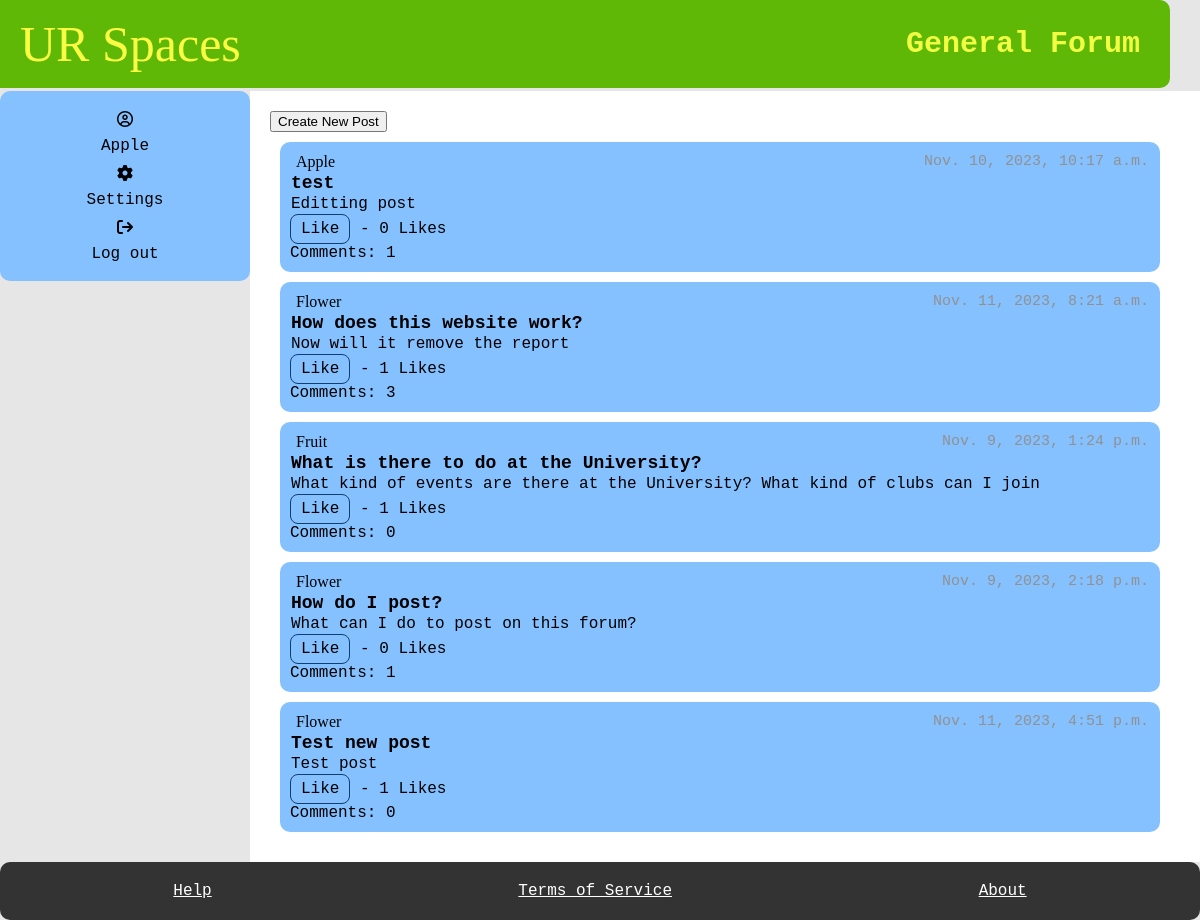
Page /subforum/general-forum/ (signed in) on the committed database.
### myapp/models.py (models this page shows, shortened)
class SubForum(models.Model):
    sub_name = models.CharField(max_length=100)
    slug = models.SlugField(max_length=400, unique=True, blank=True)

class Posts(models.Model):
    User_ID = models.ForeignKey(Student, on_delete=models.CASCADE)
    SubForum_ID = models.ForeignKey(SubForum, default= 1, on_delete=models.CASCADE)
    post_name = models.TextField(max_length=400)
    contents = models.TextField()
    count_likes = models.IntegerField(default=0, blank=True, )
    locked = models.BooleanField(default=False)
    pin = models.BooleanField(default=False)
    reported = models.BooleanField(default=False)
    post_date = models.DateTimeField(auto_now_add=True)
    slug = models.SlugField(max_length=400, unique=True, blank=True)
    likes = models.ManyToManyField(User, related_name="post_like")
    def total_likes(self):
        return self.likes.count()
    def get_url(self):
        return reverse("posts", kwargs={
            "slug":self.slug
        })
    @property
    def num_comments(self):
        return Comment.objects.filter(Post_ID = self, User_ID__banned =False).count()

class Student(models.Model):
    User_ID = models.ForeignKey(User, on_delete=models.CASCADE)
    bio = models.TextField(default="Please add bio in settings", blank=True)
    banned = models.BooleanField(default=False)
    avatar =ResizedImageField(size=[50, 80], quality=100, upload_to="authors", default=None, null=True, blank=True)
    reported = models.BooleanField(default=False)
    slug = models.SlugField(max_length=400, unique=True, blank=True)
    def get_url(self):
        return reverse("user", kwargs={
            "slug":self.slug
        })

### myapp/views.py (the view, shortened to what this page needs)
# urls.py: path("subforum/<slug>/", subforum, name="subforum"),
@login_required
def subforum(request, slug, pk=None):
    forum = get_object_or_404(SubForum, slug=slug)
    post = Posts.objects.filter(SubForum_ID = forum, User_ID__banned =False)
    pinnedPosts = Posts.objects.filter(SubForum_ID = forum, User_ID__banned =False, pin =True)
    unpinnedPosts = Posts.objects.filter(SubForum_ID = forum, User_ID__banned =False, pin =False)
    user = request.user
    currentUser = User.objects.get(username = user)
    error = False
    if post.exists():
        if pk:
            updatePost = post.get(pk = pk)
            if "pinPost" in request.POST:
                pinPost = Posts.objects.get(pk = pk)
                pinPost.User_ID = updatePost.User_ID
                pinPost.SubForum_ID = forum
                pinPost.post_name =updatePost.post_name
                pinPost.contents =updatePost.contents
                pinPost.post_date =updatePost.post_date
                pinPost.count_likes = updatePost.count_likes
                pinPost.reported = updatePost.reported
                pinPost.pin = True
                pinPost.locked = updatePost.locked
                pinPost.slug = updatePost.slug
                pinPost.save()
                pinnedPosts = Posts.objects.filter(SubForum_ID = forum, User_ID__banned =False, pin =True)
                unpinnedPosts = Posts.objects.filter(SubForum_ID = forum, User_ID__banned =False, pin =False)
            if "unpinPost" in request.POST:
                pinPost = Posts.objects.get(pk = pk)
                pinPost.User_ID = updatePost.User_ID
                pinPost.SubForum_ID = forum
                pinPost.post_name =updatePost.post_name
                pinPost.contents =updatePost.contents
                pinPost.post_date =updatePost.post_date
                pinPost.count_likes = updatePost.count_likes
                pinPost.reported = updatePost.reported
                pinPost.pin = False
                pinPost.locked = updatePost.locked
                pinPost.slug = updatePost.slug
                pinPost.save()
                pinnedPosts = Posts.objects.filter(SubForum_ID = forum, User_ID__banned =False, pin =True)
                unpinnedPosts = Posts.objects.filter(SubForum_ID = forum, User_ID__banned =False, pin =False)
    try:
        moderator = Moderator.objects.get(User_ID = currentUser)
    except:
        moderator = None
    if moderator is None:
        student = Student.objects.get(User_ID = currentUser)
    context = {
        "forum": forum,
        "post" : post,
        "error": error,
        "moderator": moderator,
        "pinnedPosts": pinnedPosts,
        "unpinnedPosts": unpinnedPosts,
    }
    return render(request, "subforum.html", context)

### myapp/templates/subforum.html (shortened to what this page needs)
{% extends 'base.html' %}
    {% block title %}
    <h1>{{forum.sub_name}}</h1>
    {% endblock %}
    {% block content %}
    <main>
      {%if moderator is None%}
      <button onclick="reveal()", type="submit", name="createPost", value="createPost">Create New Post</button>
      {%endif%}
      {% for field in pinnedPosts %}
        <section class="box" >
        <div class="post-item">
          {%if  field.User_ID.User_ID.username  == request.user.username%}
                <a href="{% url 'profile' %}" class="name"> {{field.User_ID.User_ID.username}}  </a>
          {%else%}
                <a href="{{field.User_ID.get_url}}" class="name"> {{field.User_ID.User_ID.username}}  </a>
          {% endif %}
            <span class="date"> {{field.post_date}} </span>
        </div>
        <div class="post-item">
          <a href="{{field.get_url}}" class="item2"> {{field.post_name}}  </a>
          </div>
        <div class="post-item">
          <span> {{field.contents}}</span>
        </div>
        <div>
          <form action="{% url 'post_like' field.id %}" method="POST">
            <button type="submit" name="post_id" value="{{field.id}}" class="btn btn-info">Like</button> - {{ field.total_likes }} Likes
          </form>
          <a href="{{field.get_url}}"> Comments: {{field.num_comments}} </a>
      </section>
      {% endfor %}
      {% for field in unpinnedPosts%}
        <section class="box" >
        <div class="post-item">
          {%if  field.User_ID.User_ID.username  == request.user.username%}
                <a href="{% url 'profile' %}" class="name"> {{field.User_ID.User_ID.username}}  </a>
          {%else%}
                <a href="{{field.User_ID.get_url}}" class="name"> {{field.User_ID.User_ID.username}}  </a>
          {% endif %}
            <span class="date"> {{field.post_date}} </span>
        </div>
        <div class="post-item">
          <a href="{{field.get_url}}" class="item2"> {{field.post_name}}  </a>
          </div>
        <div class="post-item">
          <span> {{field.contents}}</span>
        </div>
        <div>
          <form action="{% url 'post_like' field.id %}" method="POST">
            <button type="submit" name="post_id" value="{{field.id}}" class="btn btn-info">Like</button> - {{ field.total_likes }} Likes
          </form>
          <a href="{{field.get_url}}"> Comments: {{field.num_comments}} </a>
      </section>
      {% endfor %}
    </main>
    {% endblock %}

### myapp/templates/base.html (shortened to what this page needs)
{%load static%}
<!DOCTYPE html>
<html lang="en">
    <head>
        <link rel="stylesheet" href="{%static 'style.css' %}"/>
    </head>
  <body>
    <div id="container">
        <header>
          <a href="{% url 'index' %}" class="title">UR Spaces</a>
          {% block title %}
          {% endblock %}
        </header>
        <aside id="aside">
          <div class="user-panel">
            <i class="fa-regular fa-circle-user"></i><a href="{% url 'profile' %}"> {{request.user.username}} </a>
            {% if request.user.is_staff%}
            <i class="fa-solid fa-file-lines"></i><a href="{% url 'report' %}"> Reports </a>
            {%else%}
            <i class="fa-solid fa-gear"></i><a href="{% url 'setting' %}"> Settings </a>
            {% endif %}
            <i class="fa-solid fa-arrow-right-from-bracket"></i><a href="{% url 'logout' %}">Log out </a>
          </div>
        </aside>
    {% block content %}
    {% endblock %}
    <footer>
        <a href="{% url 'help' %}" id="footer_link">Help</a>
        <a href="{% url 'service' %}" id="footer_link">Terms of Service</a>
        <a href="{% url 'about' %}" id="footer_link">About</a>
      </footer>
    </div>
  </body>
</html>

### myapp/static/style.css (style rules this page uses)
body { font-family: monospace; font-size: 16px; background-color: #e6e6e6; margin: 0; padding: 0; }
#container { display: grid; grid-template-areas: "header header" ". ." "aside main" "footer footer"; grid-template-rows: auto 3px 1fr auto; grid-template-columns: 250px 1fr; min-height: 100vh; }
header { grid-area: header; display: flex; justify-content: space-between; align-items: center; padding: 15px 30px; background-color: #5eb805; border-radius: 10px; position: relative; left: -30px; }
header .title { font-size: 50px; color: #f2ff42; text-decoration: none; font-family: 'Brush Script MT', Brush Script Std, cursive; position: relative; left: 20px; }
header h1 { font-size: 30px; margin: 0; color: #f2ff42 }
#aside { grid-area: aside; padding: 20px 20px; background-color: #85c0ff; height: 150px; display: flex; flex-direction: column; align-items: center; gap: 10px; border-radius: 10px; }
.user-panel { width: 100%; display: flex; flex-direction: column; align-items: center; gap: 10px; }
main { grid-area: main; background-color: white; padding: 20px; padding-right: 30px; }
.btn { background-color: transparent; color: black; border: 1px solid #0f3e70; border-radius: 8px; font-family: monospace; font-size: 16px; transition-duration: 0.4s; padding: 5px 10px; }
.post-item { display: flex; justify-content: space-between; border-radius: 10px; padding: 1px; }
.name { font-family: cursive; margin-left: 5px; }
.date { font-size: 15px; color: rgb(146, 145, 145); }
.item2 { font-weight: bold; font-size: 18px; }
.box { display: flex; flex-direction: column; border-radius: 10px; padding: 10px; margin: 10px; background-color: #85c0ff; }
footer { grid-area: footer; background-color: #333; padding: 20px; display: flex; justify-content: space-around; border-radius: 10px; }
#footer_link { color: white; text-decoration: underline;; font-size: 16px; }
a:link { color: #000000; text-decoration: none; }
a.title:link { text-decoration: none; color: #fafd44; }

### rows in the picture
SubForum: sub_name "General Forum"
Posts: User_ID.User_ID.username "Apple", post_date "Nov. 10, 2023, 10:17 a.m.", post_name "test", contents "Editting post", total_likes "0", num_comments "1"
Posts: User_ID.User_ID.username "Flower", post_date "Nov. 11, 2023, 8:21 a.m.", post_name "How does this website work?", contents "Now will it remove the report", total_likes "1", num_comments "3"
Posts: User_ID.User_ID.username "Fruit", post_date "Nov. 9, 2023, 1:24 p.m.", post_name "What is there to do at the University?", contents "What kind of events are there at the University? What kind of clubs can I join", total_likes "1", num_comments "0"
Posts: User_ID.User_ID.username "Flower", post_date "Nov. 9, 2023, 2:18 p.m.", post_name "How do I post?", contents "What can I do to post on this forum?", total_likes "0", num_comments "1"
Posts: User_ID.User_ID.username "Flower", post_date "Nov. 11, 2023, 4:51 p.m.", post_name "Test new post", contents "Test post", total_likes "1", num_comments "0"

### other values in the picture
{{ request.user.username }} "Apple"
